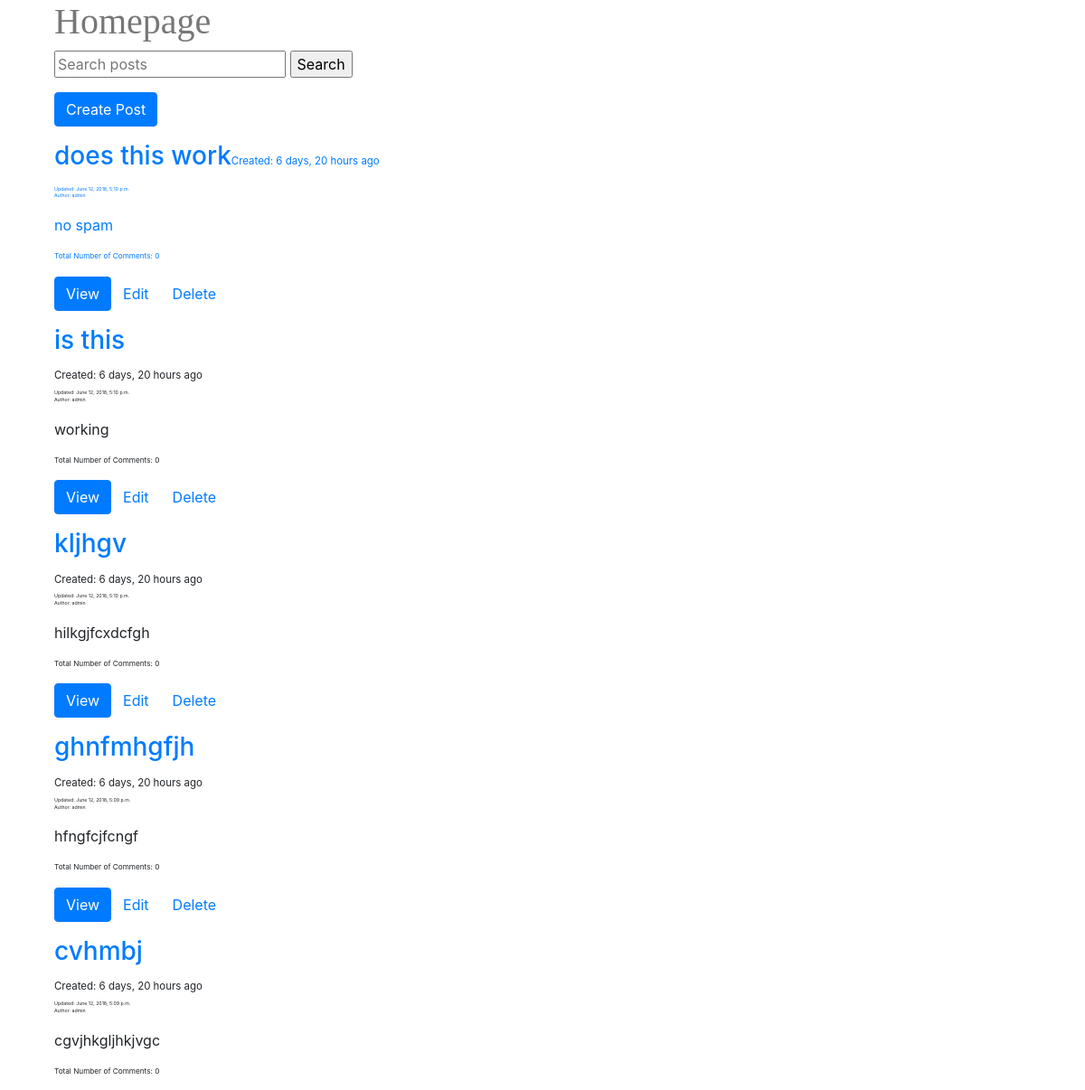
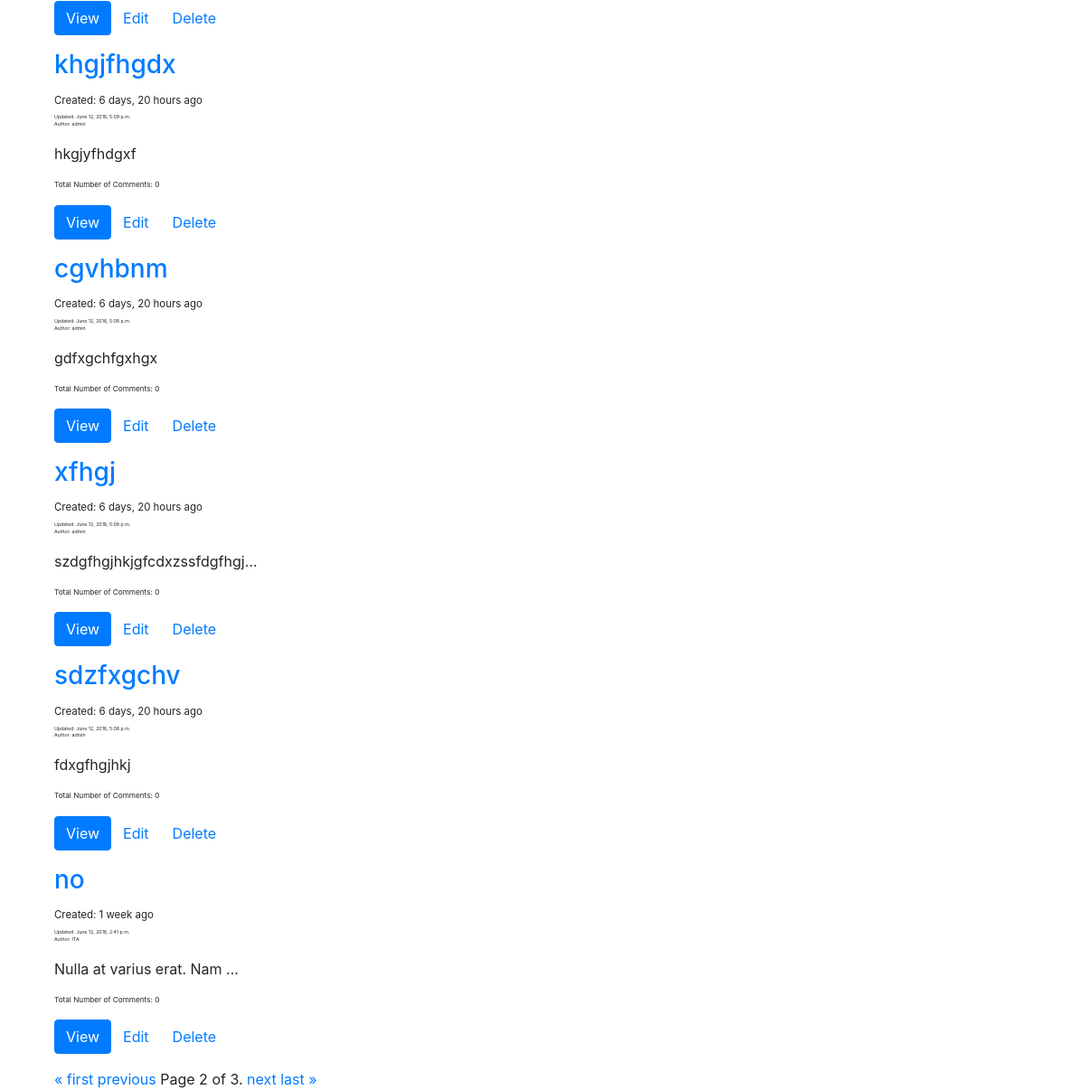
The app's page /posts/?page=2 with its own data (2 pictures, top to bottom).
### posts/models.py (models this page shows, shortened)
class Post(models.Model):
	user = models.ForeignKey(settings.AUTH_USER_MODEL, default=1,on_delete=models.CASCADE)
	title = models.CharField(max_length=120)
	content = models.TextField()
	timestamp = models.DateTimeField(auto_now=False, auto_now_add=True)
	updated = models.DateTimeField(auto_now=True, auto_now_add=False)
	image = models.ImageField(upload_to=upload_location,
			null=True,
			blank = True,
			width_field="width_field",
			height_field="height_field")
	height_field = models.IntegerField(default=0)
	width_field=models.IntegerField(default=0)
	def get_absolute_url(self):
		return reverse("detail", kwargs={"id":self.id})
	class Meta:
		ordering = ["-updated","-timestamp"]

### posts/views.py (the view)
# urls.py: path(r'', post_list, name='list'),
def post_list(request): #list items
	queryset_list= Post.objects.all()
	paginator = Paginator(queryset_list, 10) # Show 10 contacts per page
	query= request.GET.get('q')
	if query:
		 queryset_list=queryset_list.filter(title__icontains=query)
	page = request.GET.get('page')
	queryset = paginator.get_page(page)
	context ={
			"object_list" : queryset,
			"title": "List"
		}
	return render(request, "post_list.html",context)

### templates/post_list.html
{% extends "base.html" %}
{%block content%}
<div class='col-sm-8 col-sm-offset-2'>
<h1> Homepage</h1>
<form method = 'GET' action="">
    <input type="text" name = "q" placeholder="Search posts"/>
    <input type="submit" value="Search"/>
</form>
    <div>
    <p><a href="/posts/create" class="btn btn-primary" role="button">Create Post</a></p>
</div>
{%for obj in object_list%}
<div class='row'>
    <div class='col-sm-12'>
        <div class='thumbnail'>
             <div class='caption'>
                <h3> <a href='{{obj.get_absolute_url}}'>{{obj.title|linebreaks|truncatechars:20}} </a><small><small><small><small>Created: {{obj.timestamp|timesince}} ago</small></small></small></small></h3>
                <small><small><small><small><small>Updated: {{obj.updated}}<p> Author: {{obj.user}} </p></small></small></small></small></small></small>
                <p>{{obj.content|linebreaks|truncatechars:30}}</p>
                <small><small><small><p> Total Number of Comments: {{obj.comments.count}}</p></small></small></small>
                <p><a href="{{obj.get_absolute_url}}" class="btn btn-primary" role="button">View</a><a href="{{obj.get_absolute_url}}edit/" class ="btn btn-default" role="button">Edit</a><a href="{{obj.get_absolute_url}}delete/" class ="btn btn-default" role="button">Delete</a></p>
                </div>
        </div>
    </div>
</div>
{%endfor%}
<div class="pagination">
    <span class="step-links">
        {% if object_list.has_previous %}
            <a href="?page=1">&laquo; first</a>
            <a href="?page={{ object_list.previous_page_number }}">previous</a>
        {% endif %}
        <span class="current">
            Page {{ object_list.number }} of {{ object_list.paginator.num_pages }}.
        </span>
        {% if object_list.has_next %}
            <a href="?page={{ object_list.next_page_number }}">next</a>
            <a href="?page={{ object_list.paginator.num_pages }}">last &raquo;</a>
        {% endif %}
    </span>
</div>
</div>
{%endblock content%}

### static/css/base.css (style rules this page uses)
* { box-sizing: border-box; }
h1 { color: #777777; font-family: "Impact"; }

### records on screen
Post: title "does this work", timestamp "6 days, 20 hours", updated "June 12, 2018, 5:10 p.m.", user "admin", content "no spam", comments.count "0"
Post: title "is this", timestamp "6 days, 20 hours", updated "June 12, 2018, 5:10 p.m.", user "admin", content "working", comments.count "0"
Post: title "kljhgv", timestamp "6 days, 20 hours", updated "June 12, 2018, 5:10 p.m.", user "admin", content "hilkgjfcxdcfgh", comments.count "0"
Post: title "ghnfmhgfjh", timestamp "6 days, 20 hours", updated "June 12, 2018, 5:09 p.m.", user "admin", content "hfngfcjfcngf", comments.count "0"
Post: title "cvhmbj", timestamp "6 days, 20 hours", updated "June 12, 2018, 5:09 p.m.", user "admin", content "cgvjhkgljhkjvgc", comments.count "0"
Post: title "khgjfhgdx", timestamp "6 days, 20 hours", updated "June 12, 2018, 5:09 p.m.", user "admin", content "hkgjyfhdgxf", comments.count "0"
Post: title "cgvhbnm", timestamp "6 days, 20 hours", updated "June 12, 2018, 5:08 p.m.", user "admin", content "gdfxgchfgxhgx", comments.count "0"
Post: title "xfhgj", timestamp "6 days, 20 hours", updated "June 12, 2018, 5:08 p.m.", user "admin", content "szdgfhgjhkjgfcdxzssfdgfhgj…", comments.count "0"
Post: title "sdzfxgchv", timestamp "6 days, 20 hours", updated "June 12, 2018, 5:08 p.m.", user "admin", content "fdxgfhgjhkj", comments.count "0"
Post: title "no", timestamp "1 week", updated "June 12, 2018, 2:41 p.m.", user "ITA", content "Nulla at varius erat. Nam …", comments.count "0"

### other values on screen
{{ object_list.number }} "2"
{{ object_list.paginator.num_pages }} "3"
